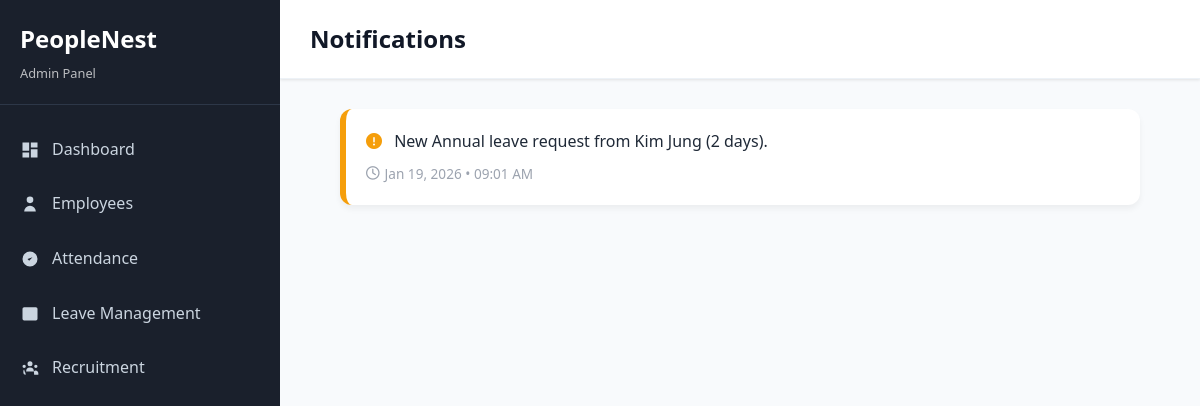
Screenshot of /notifications.php (signed in) with the database file from the repository.
### tables this page shows
CREATE TABLE `notifications` (
  `id` int(11) NOT NULL,
  `user_id` int(11) NOT NULL,
  `message` text NOT NULL,
  `is_read` tinyint(1) DEFAULT 0,
  `created_at` timestamp NOT NULL DEFAULT current_timestamp()
);

### notifications.php (the view, shortened to what this page needs)
<?php
$database = new Database();
$conn = $database->getConnection();
$current_user_id = $_SESSION['user_id'];
$role = $_SESSION['role'];
$query = "SELECT * FROM notifications WHERE user_id = ? ORDER BY created_at DESC";
$stmt = $conn->prepare($query);
$stmt->execute([$current_user_id]);
$notifications = $stmt->fetchAll(PDO::FETCH_ASSOC);
?>
<!DOCTYPE html>
<html lang="en">
<head>
    <link rel="stylesheet" href="assets/css/style.css">
    <link rel="stylesheet" href="https://cdnjs.cloudflare.com/ajax/libs/font-awesome/6.0.0/css/all.min.css">
</head>
<body>
    <div class="dashboard-layout">
        <?php
        if ($role === 'admin') {
            include 'includes/admin-sidebar.php';
        } else {
            include 'includes/employee-sidebar.php';
        }
        ?>
        <div class="main-content">
            <div class="top-bar" style="padding: 20px 30px; background: white; border-bottom: 1px solid #edf2f7;">
                <h1 class="page-title" style="margin:0; font-size: 1.5rem; color: #111827;">Notifications</h1>
            </div>
            <div class="content-area" style="padding: 30px;">
                <div class="notif-container">
                    <?php if (empty($notifications)): ?>
                        <div class="empty-state">
                            <i class="fa-solid fa-bell-slash empty-icon"></i>
                            <h3>All caught up!</h3>
                            <p>No new notifications at this time.</p>
                        </div>
                    <?php else: ?>
                        <?php foreach ($notifications as $n): ?>
                            <div class="notif-item <?php echo ($role === 'admin') ? 'notif-admin' : ''; ?>">
                                <p class="notif-msg">
                                    <?php if ($role === 'admin'): ?>
                                        <i class="fa-solid fa-circle-exclamation" style="color: #f59e0b; margin-right: 8px;"></i>
                                    <?php else: ?>
                                        <i class="fa-solid fa-circle-check" style="color: #6c5ce7; margin-right: 8px;"></i>
                                    <?php endif; ?>
                                    <?php echo htmlspecialchars($n['message']); ?>
                                </p>
                                <div class="notif-time">
                                    <i class="fa-regular fa-clock"></i>
                                    <?php echo date('M d, Y • h:i A', strtotime($n['created_at'])); ?>
                                </div>
                            </div>
                        <?php endforeach; ?>
                    <?php endif; ?>
                </div>
            </div>
        </div>
    </div>
</body>
</html>

### assets/css/style.css (style rules this page uses)
* { margin: 0; padding: 0; box-sizing: border-box; }
body { font-family: "Segoe UI", Tahoma, Geneva, Verdana, sans-serif; line-height: 1.6; color: #333; background-color: #f8fafc; }
.dashboard-layout { display: flex; min-height: 100vh; }
.main-content { flex: 1; margin-left: 280px; background-color: #f8fafc; }
.top-bar { background: white; padding: 15px 30px; border-bottom: 1px solid #e2e8f0; display: flex; justify-content: space-between; align-items: center; box-shadow: 0 1px 3px rgba(0, 0, 0, 0.1); }
.page-title { font-size: 1.5rem; font-weight: 600; color: #1a202c; }
.content-area { padding: 30px; }

### notifications.php (style rules this page uses)
.notif-container { max-width: 800px; margin: 0 auto; }
.notif-item { background: #fff; border-radius: 12px; padding: 20px; margin-bottom: 15px; border-left: 6px solid #6c5ce7; box-shadow: 0 4px 6px rgba(0,0,0,0.05); transition: transform 0.2s; }
.notif-admin { border-left-color: #f59e0b; }
.notif-msg { margin: 0 0 10px 0; color: #1f2937; font-size: 1rem; line-height: 1.5; }
.notif-time { font-size: 0.85em; color: #9ca3af; display: flex; align-items: center; gap: 5px; }

### rows the page displays
notifications: message "New Annual leave request from Kim Jung (2 days).", created_at "Jan 19, 2026 • 09:01 AM"
